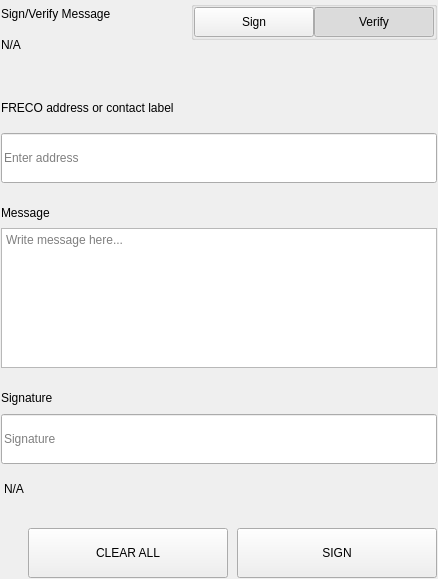
<?xml version="1.0" encoding="UTF-8"?>
<ui version="4.0">
 <class>SettingsSignMessageWidgets</class>
 <widget class="QWidget" name="SettingsSignMessageWidgets">
  <property name="geometry">
   <rect>
    <x>0</x>
    <y>0</y>
    <width>438</width>
    <height>579</height>
   </rect>
  </property>
  <property name="windowTitle">
   <string>Form</string>
  </property>
  <layout class="QVBoxLayout" name="verticalLayout">
   <property name="spacing">
    <number>0</number>
   </property>
   <property name="leftMargin">
    <number>0</number>
   </property>
   <property name="topMargin">
    <number>0</number>
   </property>
   <property name="rightMargin">
    <number>0</number>
   </property>
   <property name="bottomMargin">
    <number>0</number>
   </property>
   <item>
    <widget class="QWidget" name="left" native="true">
     <layout class="QVBoxLayout" name="verticalLayout_3">
      <property name="leftMargin">
       <number>0</number>
      </property>
      <property name="topMargin">
       <number>0</number>
      </property>
      <property name="rightMargin">
       <number>0</number>
      </property>
      <property name="bottomMargin">
       <number>0</number>
      </property>
      <item>
       <widget class="QWidget" name="container_sign" native="true">
        <layout class="QVBoxLayout" name="verticalLayout_2">
         <property name="spacing">
          <number>0</number>
         </property>
         <property name="leftMargin">
          <number>1</number>
         </property>
         <property name="topMargin">
          <number>1</number>
         </property>
         <property name="rightMargin">
          <number>1</number>
         </property>
         <property name="bottomMargin">
          <number>1</number>
         </property>
         <item>
          <layout class="QHBoxLayout" name="horizontalLayout_3" stretch="3,1">
           <property name="spacing">
            <number>40</number>
           </property>
           <item>
            <layout class="QVBoxLayout" name="verticalLayoutTitle">
             <property name="spacing">
              <number>5</number>
             </property>
             <item>
              <widget class="QLabel" name="labelTitle">
               <property name="text">
                <string>Sign/Verify Message</string>
               </property>
              </widget>
             </item>
             <item>
              <widget class="QLabel" name="labelSubtitle1">
               <property name="text">
                <string notr="true">N/A</string>
               </property>
               <property name="wordWrap">
                <bool>true</bool>
               </property>
              </widget>
             </item>
            </layout>
           </item>
           <item alignment="Qt::AlignRight|Qt::AlignTop">
            <widget class="QWidget" name="containerSwitch" native="true">
             <property name="styleSheet">
              <string notr="true">#containerSwitch{
	padding-top:9px;
}</string>
             </property>
             <layout class="QVBoxLayout" name="verticalLayout_6">
              <property name="spacing">
               <number>4</number>
              </property>
              <property name="leftMargin">
               <number>0</number>
              </property>
              <property name="topMargin">
               <number>0</number>
              </property>
              <property name="rightMargin">
               <number>0</number>
              </property>
              <property name="bottomMargin">
               <number>0</number>
              </property>
              <item alignment="Qt::AlignRight">
               <widget class="QGroupBox" name="groupBox">
                <property name="sizePolicy">
                 <sizepolicy hsizetype="Fixed" vsizetype="Preferred">
                  <horstretch>0</horstretch>
                  <verstretch>0</verstretch>
                 </sizepolicy>
                </property>
                <property name="title">
                 <string/>
                </property>
                <property name="alignment">
                 <set>Qt::AlignRight|Qt::AlignTop|Qt::AlignTrailing</set>
                </property>
                <layout class="QHBoxLayout" name="horizontalLayout_4">
                 <property name="spacing">
                  <number>0</number>
                 </property>
                 <property name="leftMargin">
                  <number>0</number>
                 </property>
                 <property name="topMargin">
                  <number>0</number>
                 </property>
                 <property name="rightMargin">
                  <number>0</number>
                 </property>
                 <property name="bottomMargin">
                  <number>0</number>
                 </property>
                 <item>
                  <widget class="QPushButton" name="pushSign">
                   <property name="minimumSize">
                    <size>
                     <width>120</width>
                     <height>30</height>
                    </size>
                   </property>
                   <property name="maximumSize">
                    <size>
                     <width>120</width>
                     <height>30</height>
                    </size>
                   </property>
                   <property name="focusPolicy">
                    <enum>Qt::NoFocus</enum>
                   </property>
                   <property name="text">
                    <string>Sign</string>
                   </property>
                   <property name="checkable">
                    <bool>true</bool>
                   </property>
                   <property name="autoExclusive">
                    <bool>true</bool>
                   </property>
                  </widget>
                 </item>
                 <item>
                  <widget class="QPushButton" name="pushVerify">
                   <property name="minimumSize">
                    <size>
                     <width>120</width>
                     <height>30</height>
                    </size>
                   </property>
                   <property name="maximumSize">
                    <size>
                     <width>120</width>
                     <height>30</height>
                    </size>
                   </property>
                   <property name="focusPolicy">
                    <enum>Qt::NoFocus</enum>
                   </property>
                   <property name="text">
                    <string>Verify</string>
                   </property>
                   <property name="checkable">
                    <bool>true</bool>
                   </property>
                   <property name="checked">
                    <bool>true</bool>
                   </property>
                   <property name="autoExclusive">
                    <bool>true</bool>
                   </property>
                  </widget>
                 </item>
                </layout>
               </widget>
              </item>
              <item alignment="Qt::AlignHCenter|Qt::AlignTop">
               <widget class="QLabel" name="labelSubtitleSwitch">
                <property name="text">
                 <string/>
                </property>
                <property name="alignment">
                 <set>Qt::AlignRight|Qt::AlignTrailing|Qt::AlignVCenter</set>
                </property>
               </widget>
              </item>
             </layout>
            </widget>
           </item>
          </layout>
         </item>
         <item>
          <spacer name="verticalSpacer_2">
           <property name="orientation">
            <enum>Qt::Vertical</enum>
           </property>
           <property name="sizeType">
            <enum>QSizePolicy::Fixed</enum>
           </property>
           <property name="sizeHint" stdset="0">
            <size>
             <width>20</width>
             <height>40</height>
            </size>
           </property>
          </spacer>
         </item>
         <item>
          <widget class="QWidget" name="containerAddress" native="true">
           <property name="sizePolicy">
            <sizepolicy hsizetype="Preferred" vsizetype="Fixed">
             <horstretch>0</horstretch>
             <verstretch>0</verstretch>
            </sizepolicy>
           </property>
           <layout class="QVBoxLayout" name="verticalLayout_5" stretch="0,0">
            <property name="spacing">
             <number>15</number>
            </property>
            <property name="leftMargin">
             <number>0</number>
            </property>
            <property name="topMargin">
             <number>0</number>
            </property>
            <property name="rightMargin">
             <number>0</number>
            </property>
            <property name="bottomMargin">
             <number>0</number>
            </property>
            <item>
             <widget class="QLabel" name="labelSubtitleAddress">
              <property name="minimumSize">
               <size>
                <width>0</width>
                <height>20</height>
               </size>
              </property>
              <property name="maximumSize">
               <size>
                <width>16777215</width>
                <height>20</height>
               </size>
              </property>
              <property name="text">
               <string>FRECO address or contact label</string>
              </property>
             </widget>
            </item>
            <item>
             <widget class="QLineEdit" name="addressIn_SM">
              <property name="minimumSize">
               <size>
                <width>0</width>
                <height>50</height>
               </size>
              </property>
              <property name="maximumSize">
               <size>
                <width>16777215</width>
                <height>50</height>
               </size>
              </property>
              <property name="placeholderText">
               <string>Enter address</string>
              </property>
             </widget>
            </item>
           </layout>
          </widget>
         </item>
         <item>
          <spacer name="verticalSpacer_3">
           <property name="orientation">
            <enum>Qt::Vertical</enum>
           </property>
           <property name="sizeType">
            <enum>QSizePolicy::Fixed</enum>
           </property>
           <property name="sizeHint" stdset="0">
            <size>
             <width>20</width>
             <height>20</height>
            </size>
           </property>
          </spacer>
         </item>
         <item>
          <layout class="QVBoxLayout" name="verticalLayout_9">
           <property name="spacing">
            <number>5</number>
           </property>
           <item>
            <widget class="QLabel" name="labelSubtitleMessage">
             <property name="minimumSize">
              <size>
               <width>0</width>
               <height>20</height>
              </size>
             </property>
             <property name="maximumSize">
              <size>
               <width>16777215</width>
               <height>20</height>
              </size>
             </property>
             <property name="text">
              <string>Message</string>
             </property>
            </widget>
           </item>
           <item>
            <widget class="QPlainTextEdit" name="messageIn_SM">
             <property name="minimumSize">
              <size>
               <width>0</width>
               <height>140</height>
              </size>
             </property>
             <property name="maximumSize">
              <size>
               <width>16777215</width>
               <height>140</height>
              </size>
             </property>
             <property name="placeholderText">
              <string>Write message here...</string>
             </property>
            </widget>
           </item>
          </layout>
         </item>
         <item>
          <spacer name="verticalSpacer_4">
           <property name="orientation">
            <enum>Qt::Vertical</enum>
           </property>
           <property name="sizeType">
            <enum>QSizePolicy::Fixed</enum>
           </property>
           <property name="sizeHint" stdset="0">
            <size>
             <width>20</width>
             <height>20</height>
            </size>
           </property>
          </spacer>
         </item>
         <item>
          <widget class="QWidget" name="widget" native="true">
           <property name="minimumSize">
            <size>
             <width>0</width>
             <height>75</height>
            </size>
           </property>
           <property name="maximumSize">
            <size>
             <width>16777215</width>
             <height>16777215</height>
            </size>
           </property>
           <layout class="QVBoxLayout" name="verticalLayout_4">
            <property name="leftMargin">
             <number>0</number>
            </property>
            <property name="topMargin">
             <number>0</number>
            </property>
            <property name="rightMargin">
             <number>0</number>
            </property>
            <property name="bottomMargin">
             <number>0</number>
            </property>
            <item>
             <widget class="QLabel" name="labelSubtitleSignature">
              <property name="minimumSize">
               <size>
                <width>0</width>
                <height>20</height>
               </size>
              </property>
              <property name="maximumSize">
               <size>
                <width>16777215</width>
                <height>20</height>
               </size>
              </property>
              <property name="text">
               <string>Signature</string>
              </property>
             </widget>
            </item>
            <item>
             <widget class="QLineEdit" name="signatureOut_SM">
              <property name="minimumSize">
               <size>
                <width>0</width>
                <height>50</height>
               </size>
              </property>
              <property name="placeholderText">
               <string>Signature</string>
              </property>
             </widget>
            </item>
           </layout>
          </widget>
         </item>
         <item>
          <widget class="QLabel" name="statusLabel_SM">
           <property name="styleSheet">
            <string notr="true">padding-top:5px;</string>
           </property>
           <property name="text">
            <string notr="true">N/A</string>
           </property>
          </widget>
         </item>
         <item>
          <spacer name="verticalSpacer">
           <property name="orientation">
            <enum>Qt::Vertical</enum>
           </property>
           <property name="sizeType">
            <enum>QSizePolicy::Fixed</enum>
           </property>
           <property name="sizeHint" stdset="0">
            <size>
             <width>20</width>
             <height>20</height>
            </size>
           </property>
          </spacer>
         </item>
         <item>
          <layout class="QHBoxLayout" name="horizontalLayout_7">
           <property name="spacing">
            <number>9</number>
           </property>
           <item>
            <spacer name="horizontalSpacer_5">
             <property name="orientation">
              <enum>Qt::Horizontal</enum>
             </property>
             <property name="sizeType">
              <enum>QSizePolicy::Expanding</enum>
             </property>
             <property name="sizeHint" stdset="0">
              <size>
               <width>40</width>
               <height>20</height>
              </size>
             </property>
            </spacer>
           </item>
           <item>
            <widget class="QPushButton" name="pushButtonClear">
             <property name="minimumSize">
              <size>
               <width>200</width>
               <height>50</height>
              </size>
             </property>
             <property name="focusPolicy">
              <enum>Qt::NoFocus</enum>
             </property>
             <property name="text">
              <string>CLEAR ALL</string>
             </property>
            </widget>
           </item>
           <item>
            <widget class="QPushButton" name="pushButtonSave">
             <property name="minimumSize">
              <size>
               <width>200</width>
               <height>50</height>
              </size>
             </property>
             <property name="maximumSize">
              <size>
               <width>200</width>
               <height>50</height>
              </size>
             </property>
             <property name="focusPolicy">
              <enum>Qt::NoFocus</enum>
             </property>
             <property name="text">
              <string>SIGN</string>
             </property>
            </widget>
           </item>
          </layout>
         </item>
        </layout>
       </widget>
      </item>
     </layout>
    </widget>
   </item>
  </layout>
 </widget>
 <resources/>
 <connections/>
</ui>
